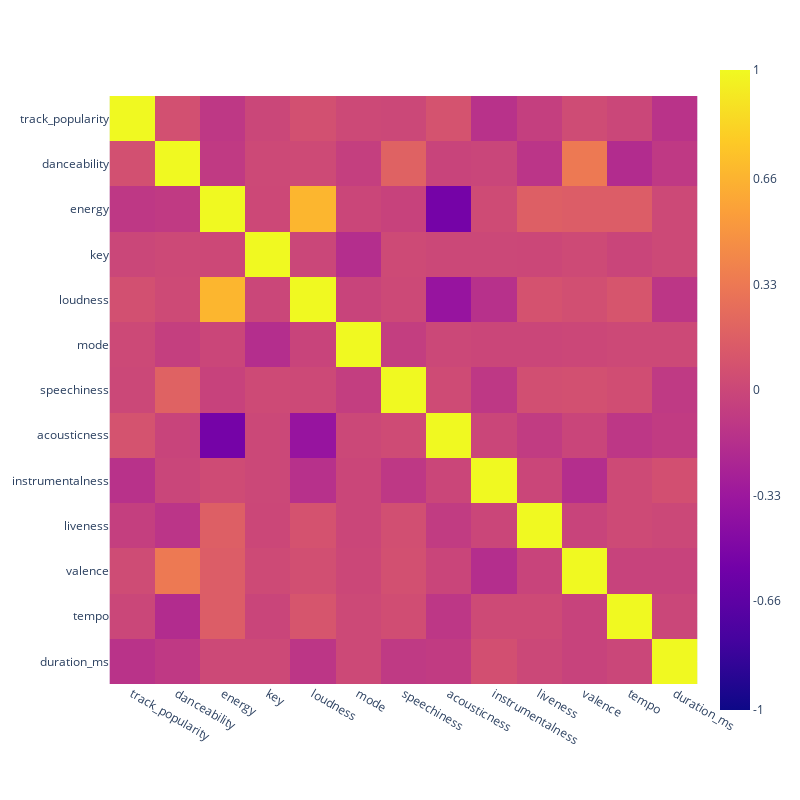

The cell this chart's notebook holds for it:
### Code cell
from plotly import express as px

# représentation graphique de la matrice de corrélation avec une echelle de -1 à 1
fig = px.imshow(correlation, zmin=-1, zmax=1)
fig.update_layout(
    width=800,
    height=800,
    coloraxis=dict(
        colorbar=dict(
            tickvals=[-1, -0.66, -0.33, 0, 0.33, 0.66, 1],
            ticktext=['-1', '-0.66', '-0.33', '0', '0.33', '0.66', '1']
        )
    )
)
fig.show()

### Figure 1 — Plotly figure (JSON) as saved in the notebook; plotly's stock layout.template omitted (floating-point values rounded to 4 significant figures; data arrays with more than 128 entries replaced by an {"elided": "..."} marker saying what was removed)
{"data": [{"coloraxis": "coloraxis", "hovertemplate": "x: %{x}<br>y: %{y}<br>color: %{z}<extra></extra>", "name": "0", "type": "heatmap", "x": ["track_popularity", "danceability", "energy", "key", "loudness", "mode", "speechiness", "acousticness", "instrumentalness", "liveness", "valence", "tempo", "duration_ms"], "xaxis": "x", "y": ["track_popularity", "danceability", "energy", "key", "loudness", "mode", "speechiness", "acousticness", "instrumentalness", "liveness", "valence", "tempo", "duration_ms"], "yaxis": "y", "z": {"elided": "13x13 float values"}}], "layout": {"coloraxis": {"cmax": 1, "cmin": -1, "colorbar": {"ticktext": ["-1", "-0.66", "-0.33", "0", "0.33", "0.66", "1"], "tickvals": [-1, -0.66, -0.33, 0, 0.33, 0.66, 1]}, "colorscale": [[0, "#0d0887"], [0.1111, "#46039f"], [0.2222, "#7201a8"], [0.3333, "#9c179e"], [0.4444, "#bd3786"], [0.5556, "#d8576b"], [0.6667, "#ed7953"], [0.7778, "#fb9f3a"], [0.8889, "#fdca26"], [1, "#f0f921"]]}, "height": 800, "margin": {"t": 60}, "width": 800, "xaxis": {"anchor": "y", "constrain": "domain", "domain": [0, 1], "scaleanchor": "y"}, "yaxis": {"anchor": "x", "autorange": "reversed", "constrain": "domain", "domain": [0, 1]}}}
